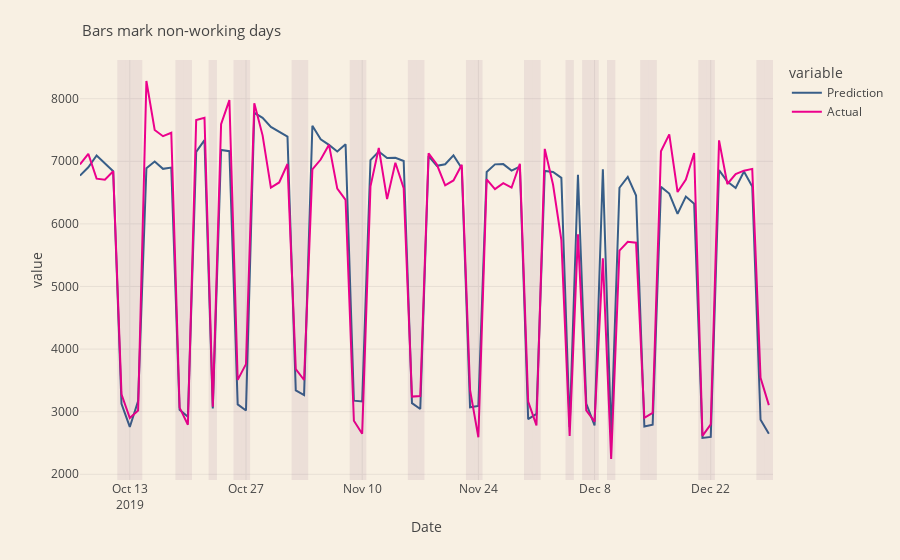

The cell this chart's notebook holds for it:
### Code cell
model_stats_df=get_prediction_stats(load_test_ts, total_prediction, 'SARIMAX-Zone')
stats = stats.append(model_stats_df)
print(model_stats_df)

fig = px.line(pd.DataFrame({'Prediction': total_prediction.to_numpy(),
              'Actual': load_test_ts.to_numpy()}, index = load_test_ts.index))
mark_days_on_plot(fig, off_days)

### Figure 1 — Plotly figure (JSON) as saved in the notebook; plotly's stock layout.template omitted (floating-point values rounded to 4 significant figures)
{"data": [{"hovertemplate": "variable=Prediction<br>Date=%{x}<br>value=%{y}<extra></extra>", "legendgroup": "Prediction", "line": {"color": "#385E88", "dash": "solid"}, "marker": {"symbol": "circle"}, "mode": "lines", "name": "Prediction", "orientation": "v", "showlegend": true, "type": "scatter", "x": ["2019-10-07T00:00:00", "2019-10-08T00:00:00", "2019-10-09T00:00:00", "2019-10-10T00:00:00", "2019-10-11T00:00:00", "2019-10-12T00:00:00", "2019-10-13T00:00:00", "2019-10-14T00:00:00", "2019-10-15T00:00:00", "2019-10-16T00:00:00", "2019-10-17T00:00:00", "2019-10-18T00:00:00", "2019-10-19T00:00:00", "2019-10-20T00:00:00", "2019-10-21T00:00:00", "2019-10-22T00:00:00", "2019-10-23T00:00:00", "2019-10-24T00:00:00", "2019-10-25T00:00:00", "2019-10-26T00:00:00", "2019-10-27T00:00:00", "2019-10-28T00:00:00", "2019-10-29T00:00:00", "2019-10-30T00:00:00", "2019-10-31T00:00:00", "2019-11-01T00:00:00", "2019-11-02T00:00:00", "2019-11-03T00:00:00", "2019-11-04T00:00:00", "2019-11-05T00:00:00", "2019-11-06T00:00:00", "2019-11-07T00:00:00", "2019-11-08T00:00:00", "2019-11-09T00:00:00", "2019-11-10T00:00:00", "2019-11-11T00:00:00", "2019-11-12T00:00:00", "2019-11-13T00:00:00", "2019-11-14T00:00:00", "2019-11-15T00:00:00", "2019-11-16T00:00:00", "2019-11-17T00:00:00", "2019-11-18T00:00:00", "2019-11-19T00:00:00", "2019-11-20T00:00:00", "2019-11-21T00:00:00", "2019-11-22T00:00:00", "2019-11-23T00:00:00", "2019-11-24T00:00:00", "2019-11-25T00:00:00", "2019-11-26T00:00:00", "2019-11-27T00:00:00", "2019-11-28T00:00:00", "2019-11-29T00:00:00", "2019-11-30T00:00:00", "2019-12-01T00:00:00", "2019-12-02T00:00:00", "2019-12-03T00:00:00", "2019-12-04T00:00:00", "2019-12-05T00:00:00", "2019-12-06T00:00:00", "2019-12-07T00:00:00", "2019-12-08T00:00:00", "2019-12-09T00:00:00", "2019-12-10T00:00:00", "2019-12-11T00:00:00", "2019-12-12T00:00:00", "2019-12-13T00:00:00", "2019-12-14T00:00:00", "2019-12-15T00:00:00", "2019-12-16T00:00:00", "2019-12-17T00:00:00", "2019-12-18T00:00:00", "2019-12-19T00:00:00", "2019-12-20T00:00:00", "2019-12-21T00:00:00", "2019-12-22T00:00:00", "2019-12-23T00:00:00", "2019-12-24T00:00:00", "2019-12-25T00:00:00", "2019-12-26T00:00:00", "2019-12-27T00:00:00", "2019-12-28T00:00:00", "2019-12-29T00:00:00"], "xaxis": "x", "y": [6770.0, 6904.0, 7093.0, 6970.0, 6841.0, 3125.0, 2756.0, 3170.0, 6889.0, 6997.0, 6880.0, 6899.0, 3031.0, 2919.0, 7151.0, 7338.0, 3051.0, 7181.0, 7161.0, 3117.0, 3020.0, 7774.0, 7695.0, 7548.0, 7474.0, 7394.0, 3341.0, 3264.0, 7568.0, 7353.0, 7262.0, 7157.0, 7271.0, 3176.0, 3165.0, 7018.0, 7157.0, 7052.0, 7056.0, 7005.0, 3136.0, 3043.0, 7084.0, 6928.0, 6953.0, 7095.0, 6890.0, 3071.0, 3093.0, 6830.0, 6951.0, 6955.0, 6851.0, 6917.0, 2880.0, 2964.0, 6846.0, 6828.0, 6735.0, 2754.0, 6783.0, 3130.0, 2781.0, 6872.0, 2606.0, 6577.0, 6751.0, 6453.0, 2762.0, 2794.0, 6591.0, 6485.0, 6160.0, 6437.0, 6323.0, 2580.0, 2596.0, 6858.0, 6676.0, 6573.0, 6838.0, 6598.0, 2871.0, 2646.0], "yaxis": "y"}, {"hovertemplate": "variable=Actual<br>Date=%{x}<br>value=%{y}<extra></extra>", "legendgroup": "Actual", "line": {"color": "#EC008C", "dash": "solid"}, "marker": {"symbol": "circle"}, "mode": "lines", "name": "Actual", "orientation": "v", "showlegend": true, "type": "scatter", "x": ["2019-10-07T00:00:00", "2019-10-08T00:00:00", "2019-10-09T00:00:00", "2019-10-10T00:00:00", "2019-10-11T00:00:00", "2019-10-12T00:00:00", "2019-10-13T00:00:00", "2019-10-14T00:00:00", "2019-10-15T00:00:00", "2019-10-16T00:00:00", "2019-10-17T00:00:00", "2019-10-18T00:00:00", "2019-10-19T00:00:00", "2019-10-20T00:00:00", "2019-10-21T00:00:00", "2019-10-22T00:00:00", "2019-10-23T00:00:00", "2019-10-24T00:00:00", "2019-10-25T00:00:00", "2019-10-26T00:00:00", "2019-10-27T00:00:00", "2019-10-28T00:00:00", "2019-10-29T00:00:00", "2019-10-30T00:00:00", "2019-10-31T00:00:00", "2019-11-01T00:00:00", "2019-11-02T00:00:00", "2019-11-03T00:00:00", "2019-11-04T00:00:00", "2019-11-05T00:00:00", "2019-11-06T00:00:00", "2019-11-07T00:00:00", "2019-11-08T00:00:00", "2019-11-09T00:00:00", "2019-11-10T00:00:00", "2019-11-11T00:00:00", "2019-11-12T00:00:00", "2019-11-13T00:00:00", "2019-11-14T00:00:00", "2019-11-15T00:00:00", "2019-11-16T00:00:00", "2019-11-17T00:00:00", "2019-11-18T00:00:00", "2019-11-19T00:00:00", "2019-11-20T00:00:00", "2019-11-21T00:00:00", "2019-11-22T00:00:00", "2019-11-23T00:00:00", "2019-11-24T00:00:00", "2019-11-25T00:00:00", "2019-11-26T00:00:00", "2019-11-27T00:00:00", "2019-11-28T00:00:00", "2019-11-29T00:00:00", "2019-11-30T00:00:00", "2019-12-01T00:00:00", "2019-12-02T00:00:00", "2019-12-03T00:00:00", "2019-12-04T00:00:00", "2019-12-05T00:00:00", "2019-12-06T00:00:00", "2019-12-07T00:00:00", "2019-12-08T00:00:00", "2019-12-09T00:00:00", "2019-12-10T00:00:00", "2019-12-11T00:00:00", "2019-12-12T00:00:00", "2019-12-13T00:00:00", "2019-12-14T00:00:00", "2019-12-15T00:00:00", "2019-12-16T00:00:00", "2019-12-17T00:00:00", "2019-12-18T00:00:00", "2019-12-19T00:00:00", "2019-12-20T00:00:00", "2019-12-21T00:00:00", "2019-12-22T00:00:00", "2019-12-23T00:00:00", "2019-12-24T00:00:00", "2019-12-25T00:00:00", "2019-12-26T00:00:00", "2019-12-27T00:00:00", "2019-12-28T00:00:00", "2019-12-29T00:00:00"], "xaxis": "x", "y": [6950.0, 7120.0, 6723.0, 6705.0, 6842.0, 3276.0, 2899.0, 3019.0, 8283.0, 7499.0, 7401.0, 7455.0, 3066.0, 2792.0, 7658.0, 7696.0, 3080.0, 7593.0, 7978.0, 3508.0, 3760.0, 7928.0, 7415.0, 6579.0, 6662.0, 6956.0, 3681.0, 3506.0, 6871.0, 7028.0, 7266.0, 6563.0, 6383.0, 2856.0, 2646.0, 6599.0, 7212.0, 6396.0, 6976.0, 6572.0, 3241.0, 3249.0, 7128.0, 6948.0, 6615.0, 6694.0, 6944.0, 3343.0, 2591.0, 6712.0, 6555.0, 6652.0, 6579.0, 6961.0, 3163.0, 2781.0, 7198.0, 6625.0, 5740.0, 2614.0, 5833.0, 3021.0, 2841.0, 5450.0, 2244.0, 5572.0, 5714.0, 5698.0, 2901.0, 2981.0, 7159.0, 7429.0, 6510.0, 6708.0, 7133.0, 2615.0, 2796.0, 7334.0, 6637.0, 6795.0, 6850.0, 6879.0, 3542.0, 3105.0], "yaxis": "y"}], "layout": {"annotations": [{"font": {"size": 15}, "showarrow": false, "text": "Bars mark non-working days", "textangle": 0, "x": 0, "xanchor": "left", "xref": "paper", "y": 1.1, "yref": "paper"}], "legend": {"title": {"text": "variable"}, "tracegroupgap": 0}, "margin": {"t": 60}, "shapes": [{"fillcolor": "#582156", "line": {"width": 0}, "opacity": 0.08, "type": "rect", "x0": "2019-10-11T12:00:00", "x1": "2019-10-12T12:00:00", "xref": "x", "y0": 0, "y1": 1, "yref": "y domain"}, {"fillcolor": "#582156", "line": {"width": 0}, "opacity": 0.08, "type": "rect", "x0": "2019-10-12T12:00:00", "x1": "2019-10-13T12:00:00", "xref": "x", "y0": 0, "y1": 1, "yref": "y domain"}, {"fillcolor": "#582156", "line": {"width": 0}, "opacity": 0.08, "type": "rect", "x0": "2019-10-13T12:00:00", "x1": "2019-10-14T12:00:00", "xref": "x", "y0": 0, "y1": 1, "yref": "y domain"}, {"fillcolor": "#582156", "line": {"width": 0}, "opacity": 0.08, "type": "rect", "x0": "2019-10-18T12:00:00", "x1": "2019-10-19T12:00:00", "xref": "x", "y0": 0, "y1": 1, "yref": "y domain"}, {"fillcolor": "#582156", "line": {"width": 0}, "opacity": 0.08, "type": "rect", "x0": "2019-10-19T12:00:00", "x1": "2019-10-20T12:00:00", "xref": "x", "y0": 0, "y1": 1, "yref": "y domain"}, {"fillcolor": "#582156", "line": {"width": 0}, "opacity": 0.08, "type": "rect", "x0": "2019-10-22T12:00:00", "x1": "2019-10-23T12:00:00", "xref": "x", "y0": 0, "y1": 1, "yref": "y domain"}, {"fillcolor": "#582156", "line": {"width": 0}, "opacity": 0.08, "type": "rect", "x0": "2019-10-25T12:00:00", "x1": "2019-10-26T12:00:00", "xref": "x", "y0": 0, "y1": 1, "yref": "y domain"}, {"fillcolor": "#582156", "line": {"width": 0}, "opacity": 0.08, "type": "rect", "x0": "2019-10-26T12:00:00", "x1": "2019-10-27T12:00:00", "xref": "x", "y0": 0, "y1": 1, "yref": "y domain"}, {"fillcolor": "#582156", "line": {"width": 0}, "opacity": 0.08, "type": "rect", "x0": "2019-11-01T12:00:00", "x1": "2019-11-02T12:00:00", "xref": "x", "y0": 0, "y1": 1, "yref": "y domain"}, {"fillcolor": "#582156", "line": {"width": 0}, "opacity": 0.08, "type": "rect", "x0": "2019-11-02T12:00:00", "x1": "2019-11-03T12:00:00", "xref": "x", "y0": 0, "y1": 1, "yref": "y domain"}, {"fillcolor": "#582156", "line": {"width": 0}, "opacity": 0.08, "type": "rect", "x0": "2019-11-08T12:00:00", "x1": "2019-11-09T12:00:00", "xref": "x", "y0": 0, "y1": 1, "yref": "y domain"}, {"fillcolor": "#582156", "line": {"width": 0}, "opacity": 0.08, "type": "rect", "x0": "2019-11-09T12:00:00", "x1": "2019-11-10T12:00:00", "xref": "x", "y0": 0, "y1": 1, "yref": "y domain"}, {"fillcolor": "#582156", "line": {"width": 0}, "opacity": 0.08, "type": "rect", "x0": "2019-11-15T12:00:00", "x1": "2019-11-16T12:00:00", "xref": "x", "y0": 0, "y1": 1, "yref": "y domain"}, {"fillcolor": "#582156", "line": {"width": 0}, "opacity": 0.08, "type": "rect", "x0": "2019-11-16T12:00:00", "x1": "2019-11-17T12:00:00", "xref": "x", "y0": 0, "y1": 1, "yref": "y domain"}, {"fillcolor": "#582156", "line": {"width": 0}, "opacity": 0.08, "type": "rect", "x0": "2019-11-22T12:00:00", "x1": "2019-11-23T12:00:00", "xref": "x", "y0": 0, "y1": 1, "yref": "y domain"}, {"fillcolor": "#582156", "line": {"width": 0}, "opacity": 0.08, "type": "rect", "x0": "2019-11-23T12:00:00", "x1": "2019-11-24T12:00:00", "xref": "x", "y0": 0, "y1": 1, "yref": "y domain"}, {"fillcolor": "#582156", "line": {"width": 0}, "opacity": 0.08, "type": "rect", "x0": "2019-11-29T12:00:00", "x1": "2019-11-30T12:00:00", "xref": "x", "y0": 0, "y1": 1, "yref": "y domain"}, {"fillcolor": "#582156", "line": {"width": 0}, "opacity": 0.08, "type": "rect", "x0": "2019-11-30T12:00:00", "x1": "2019-12-01T12:00:00", "xref": "x", "y0": 0, "y1": 1, "yref": "y domain"}, {"fillcolor": "#582156", "line": {"width": 0}, "opacity": 0.08, "type": "rect", "x0": "2019-12-04T12:00:00", "x1": "2019-12-05T12:00:00", "xref": "x", "y0": 0, "y1": 1, "yref": "y domain"}, {"fillcolor": "#582156", "line": {"width": 0}, "opacity": 0.08, "type": "rect", "x0": "2019-12-06T12:00:00", "x1": "2019-12-07T12:00:00", "xref": "x", "y0": 0, "y1": 1, "yref": "y domain"}, {"fillcolor": "#582156", "line": {"width": 0}, "opacity": 0.08, "type": "rect", "x0": "2019-12-07T12:00:00", "x1": "2019-12-08T12:00:00", "xref": "x", "y0": 0, "y1": 1, "yref": "y domain"}, {"fillcolor": "#582156", "line": {"width": 0}, "opacity": 0.08, "type": "rect", "x0": "2019-12-09T12:00:00", "x1": "2019-12-10T12:00:00", "xref": "x", "y0": 0, "y1": 1, "yref": "y domain"}, {"fillcolor": "#582156", "line": {"width": 0}, "opacity": 0.08, "type": "rect", "x0": "2019-12-13T12:00:00", "x1": "2019-12-14T12:00:00", "xref": "x", "y0": 0, "y1": 1, "yref": "y domain"}, {"fillcolor": "#582156", "line": {"width": 0}, "opacity": 0.08, "type": "rect", "x0": "2019-12-14T12:00:00", "x1": "2019-12-15T12:00:00", "xref": "x", "y0": 0, "y1": 1, "yref": "y domain"}, {"fillcolor": "#582156", "line": {"width": 0}, "opacity": 0.08, "type": "rect", "x0": "2019-12-20T12:00:00", "x1": "2019-12-21T12:00:00", "xref": "x", "y0": 0, "y1": 1, "yref": "y domain"}, {"fillcolor": "#582156", "line": {"width": 0}, "opacity": 0.08, "type": "rect", "x0": "2019-12-21T12:00:00", "x1": "2019-12-22T12:00:00", "xref": "x", "y0": 0, "y1": 1, "yref": "y domain"}, {"fillcolor": "#582156", "line": {"width": 0}, "opacity": 0.08, "type": "rect", "x0": "2019-12-27T12:00:00", "x1": "2019-12-28T12:00:00", "xref": "x", "y0": 0, "y1": 1, "yref": "y domain"}, {"fillcolor": "#582156", "line": {"width": 0}, "opacity": 0.08, "type": "rect", "x0": "2019-12-28T12:00:00", "x1": "2019-12-29T12:00:00", "xref": "x", "y0": 0, "y1": 1, "yref": "y domain"}], "xaxis": {"anchor": "y", "domain": [0, 1], "title": {"text": "Date"}}, "yaxis": {"anchor": "x", "domain": [0, 1], "title": {"text": "value"}}}}
